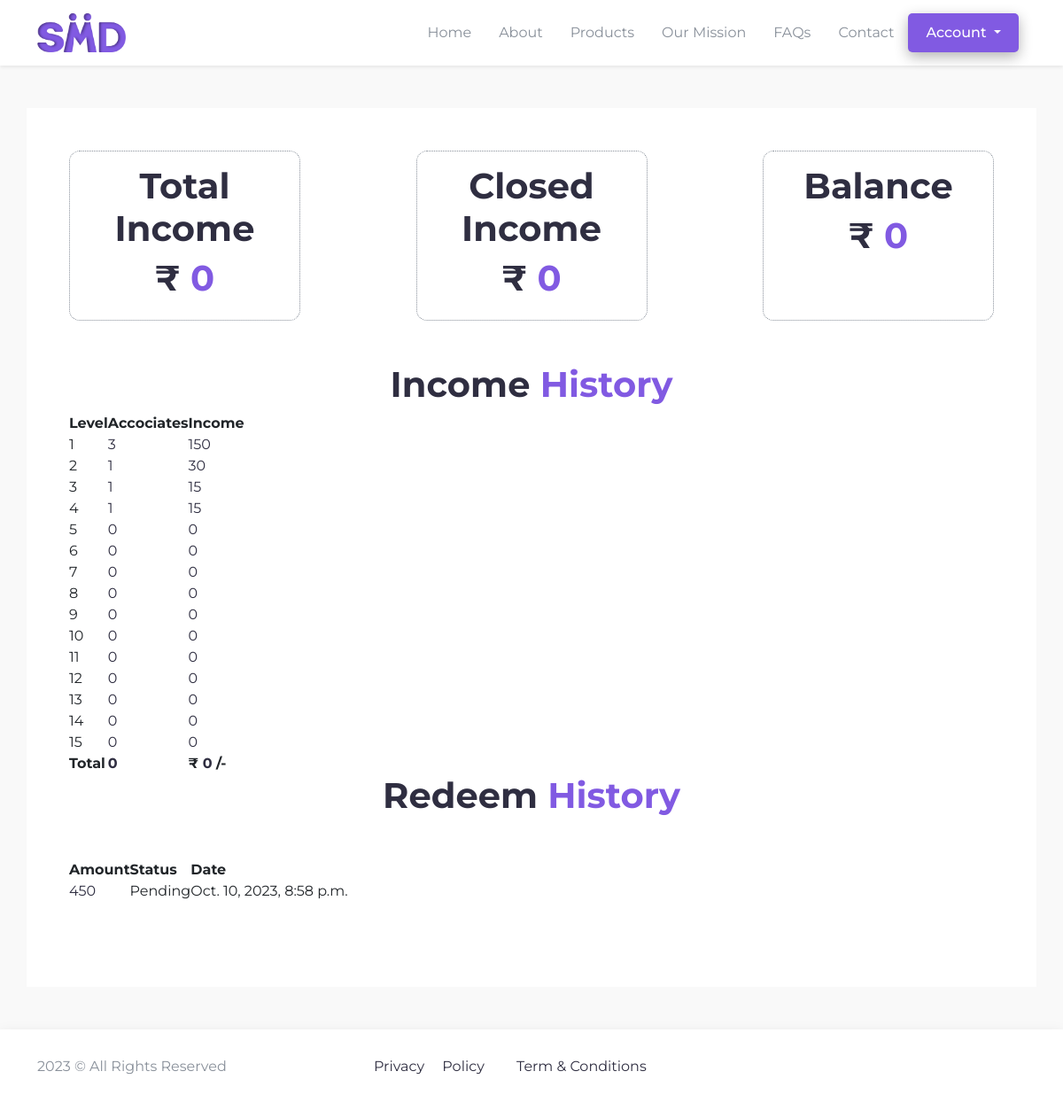
Screenshot of /user/wallet (signed in) with the database file from the repository.
### agents/models.py (models this page shows, shortened)
class Payment(models.Model):
    user  = models.ForeignKey(Accociate, on_delete=models.CASCADE)
    amount = models.IntegerField()
    status = models.CharField(max_length=150, choices=status, default='Pending')
    created_at = models.DateTimeField(auto_now_add=True)
    updated_at = models.DateTimeField(auto_now=True)

### agents/views.py (the view, shortened to what this page needs)
# urls.py: path('wallet', views.walllet, name="wallet"),
@login_required
def walllet(request, level=None):
    today = date.today()
    is_redeem_visible = today.day in (5, 20)
    user = request.user.id
    current_user = Accociate.objects.get(user=user)
    level_1 = Accociate.objects.filter(parent=current_user)
    target_level = int(level) if level is not None else 1
    level_1_data = print_level_income(level_1, 1)
    level_2_data = print_level_income(level_1, 2)
    level_3_data = print_level_income(level_1, 3)
    level_4_data = print_level_income(level_1, 4)
    level_5_data = print_level_income(level_1, 5)
    level_6_data = print_level_income(level_1, 6)
    level_7_data = print_level_income(level_1, 7)
    level_8_data = print_level_income(level_1, 8)
    level_9_data = print_level_income(level_1, 9)
    level_10_data = print_level_income(level_1, 10)
    level_11_data = print_level_income(level_1, 11)
    level_12_data = print_level_income(level_1, 12)
    level_13_data = print_level_income(level_1, 13)
    level_14_data = print_level_income(level_1, 14)
    level_15_data = print_level_income(level_1, 15)
    payment_history = Payment.objects.filter(user=current_user)
    context = {
        "level_1":level_1_data,
        "level_2":level_2_data,
        "level_3":level_3_data,
        "level_4":level_4_data,
        "level_5":level_5_data,
        "level_6":level_6_data,
        "level_7":level_7_data,
        "level_8":level_8_data,
        "level_9":level_9_data,
        "level_10":level_10_data,
        "level_11":level_11_data,
        "level_12":level_12_data,
        "level_13":level_13_data,
        "level_14":level_14_data,
        "level_15":level_15_data,
        "payments":payment_history,
        'is_redeem_visible': is_redeem_visible
    }
    return render(request, "client/user/wallet.html", context)

### agents/views.py (called while the page is built)
def print_level_income(data, target_level, current_level=1, max_levels=15):
    level_data = []
    if current_level == target_level:
        for item in data:
            if item.is_active:
                level_data.append({
                    "name": item.name,
                    "phone": item.phone,
                    "parent": item.parent,
                    "sponsor": item.sponsor,
                    "leg": item.leg,
                    "status": item.is_active,
                })
        return level_data
    if current_level > max_levels:
        return []
    for item in data:
        child_data = Accociate.objects.filter(parent=item)
        level_data.extend(print_level_income(child_data, target_level, current_level + 1, max_levels))
    return level_data

### template/client/user/wallet.html (shortened to what this page needs)
{% extends '../base.html' %} {% block title %}Income History{% endblock title %}
{% block content %} {% load mathfilters %} {% block css %}
<link
  rel="stylesheet"
  href="https://cdn.datatables.net/1.13.6/css/jquery.dataTables.css"
/>
<link
  rel="stylesheet"
  href="https://cdn.datatables.net/responsive/2.5.0/css/responsive.bootstrap5.min.css"
/>
{% endblock css %}
<section id="profile">
  <div class="container p-5 my-5 bg-white rounded-md">
    <div class="d-flex mb-5 justify-content-between">
      <div class="col-md-3 text-center">
        <h1>Total Income</h1>
        <h1>
            &#8377;
          <span class="member totalIncome" id="totalIncome">0</span>
        </h1>
      </div>
      <div class="col-md-3 text-center">
        <h1>Closed Income</h1>
        <h1>
            &#8377; <span class="member" id="closedIncome">0</span>
        </h1>
      </div>
      <div class="col-md-3 text-center">
        <h1>Balance</h1>
        <h1>
            &#8377;
          <span class="newIncome" id="newIncome">0</span>
          <br>
        </h1>
      </div>
    </div>
    <h1 class="text-center">Income <span>History</span></h1>
    <table id="myTable" class="display">
      <thead>
        <tr>
          <th>Level</th>
          <th>Accociates</th>
          <th>Income</th>
        </tr>
      </thead>
      <tbody>
        <tr>
          <td>1</td>
          <td><span class="member">{{level_1|length}}</span></td>
          <td><span class="income">{{level_1|length|mul:50}}</span></td>
        </tr>
        <tr>
          <td>2</td>
          <td><span class="member">{{level_2|length}}</span></td>
          <td><span class="income">{{level_2|length|mul:30}}</span></td>
        </tr>
        <tr>
          <td>3</td>
          <td><span class="member">{{level_3|length}}</span></td>
          <td><span class="income">{{level_3|length|mul:15}}</span></td>
        </tr>
        <tr>
          <td>4</td>
          <td><span class="member">{{level_4|length}}</span></td>
          <td><span class="income">{{level_4|length|mul:15}}</span></td>
        </tr>
        <tr>
          <td>5</td>
          <td><span class="member">{{level_5|length}}</span></td>
          <td><span class="income">{{level_5|length|mul:10}}</span></td>
        </tr>
        <tr>
          <td>6</td>
          <td><span class="member">{{level_6|length}}</span></td>
          <td><span class="income">{{level_6|length|mul:8}}</span></td>
        </tr>
        <tr>
          <td>7</td>
          <td><span class="member">{{level_7|length}}</span></td>
          <td><span class="income">{{level_7|length|mul:5}}</span></td>
        </tr>
        <tr>
          <td>8</td>
          <td><span class="member">{{level_8|length}}</span></td>
          <td><span class="income">{{level_8|length|mul:5}}</span></td>
        </tr>
        <tr>
          <td>9</td>
          <td><span class="member">{{level_9|length}}</span></td>
          <td><span class="income">{{level_9|length|mul:5}}</span></td>
        </tr>
        <tr>
          <td>10</td>
          <td><span class="member">{{level_10|length}}</span></td>
          <td><span class="income">{{level_10|length|mul:5}}</span></td>
        </tr>
        <tr>
          <td>11</td>
          <td><span class="member">{{level_11|length}}</span></td>
          <td><span class="income">{{level_11|length|mul:4}}</span></td>
        </tr>
        <tr>
          <td>12</td>
          <td><span class="member">{{level_12|length}}</span></td>
          <td><span class="income">{{level_12|length|mul:4}}</span></td>
        </tr>
        <tr>
          <td>13</td>
          <td><span class="member">{{level_13|length}}</span></td>
          <td><span class="income">{{level_13|length|mul:2}}</span></td>
        </tr>
        <tr>
          <td>14</td>
          <td><span class="member">{{level_14|length}}</span></td>
          <td><span class="income">{{level_14|length|mul:1}}</span></td>
        </tr>
        <tr>
          <td>15</td>
          <td><span class="member">{{level_15|length}}</span></td>
          <td><span class="income">{{level_15|length|mul:1}}</span></td>
        </tr>
        <tr>
          <td class="fw-bold">Total</td>
          <td><span id="totalMember" class="member fw-bold">0</span></td>
          <td class="fw-bold">&#8377; <span id="totalIncome" class="totalIncome income fw-bold">0</span> /-</td>
        </tr>
      </tbody>
    </table>
    <h1 class="text-center">Redeem <span>History</span></h1>
    <table id="redeemTable" class="display my-5">
      <thead>
        <tr>
          <th>Amount</th>
          <th>Status</th>
          <th>Date</th>
        </tr>
      </thead>
      <tbody>
        {% for payment in payments %}
          <tr>
            <td><span class="amount">{{payment.amount}}</span></td>
            <td>{{payment.status}}</td>
            <td>{{payment.created_at}}</td>
          </tr>
        {% endfor %}
      </tbody>
    </table>
  </div>
</section>
{% endblock content %}

### static/client/css/style.css (style rules this page uses)
* { margin: 0; padding: 0; list-style-type: none; text-decoration: none !important; box-sizing: border-box; font-family: 'Montserrat', sans-serif; }
:root { --blue1: #6F83FF; --blue: #815AE2; --pink: #FF8BB9; --black: #2F2E41; --bg: #F9F1FE; --white: #FFFFFF; --grey: #89909a; --success-bg: #E6F9F1; --success: #18C57E; --bg2: #f9f9f9; }
html, body { height: 100%; width: 100%; background-color: var(--bg2); }
h1 { font-weight: 55px !important; font-weight: 700; color: var(--black); }
span { color: var(--blue); }
#profile .col-md-3 { border: 1px dotted var(--grey); padding: 15px 10px; border-radius: 12px; }
#profile table span { color: var(--black) !important; }

### rows the page displays
Payment: amount "450", status "Pending", created_at "Oct. 10, 2023, 8:58 p.m."

### other values shown
{{ level_1|length }} "3"
{{ level_1|length|mul:50 }} "150"
{{ level_2|length }} "1"
{{ level_2|length|mul:30 }} "30"
{{ level_3|length }} "1"
{{ level_3|length|mul:15 }} "15"
{{ level_4|length }} "1"
{{ level_4|length|mul:15 }} "15"
{{ level_5|length }} "0"
{{ level_5|length|mul:10 }} "0"
{{ level_6|length }} "0"
{{ level_6|length|mul:8 }} "0"
{{ level_7|length }} "0"
{{ level_7|length|mul:5 }} "0"
{{ level_8|length }} "0"
